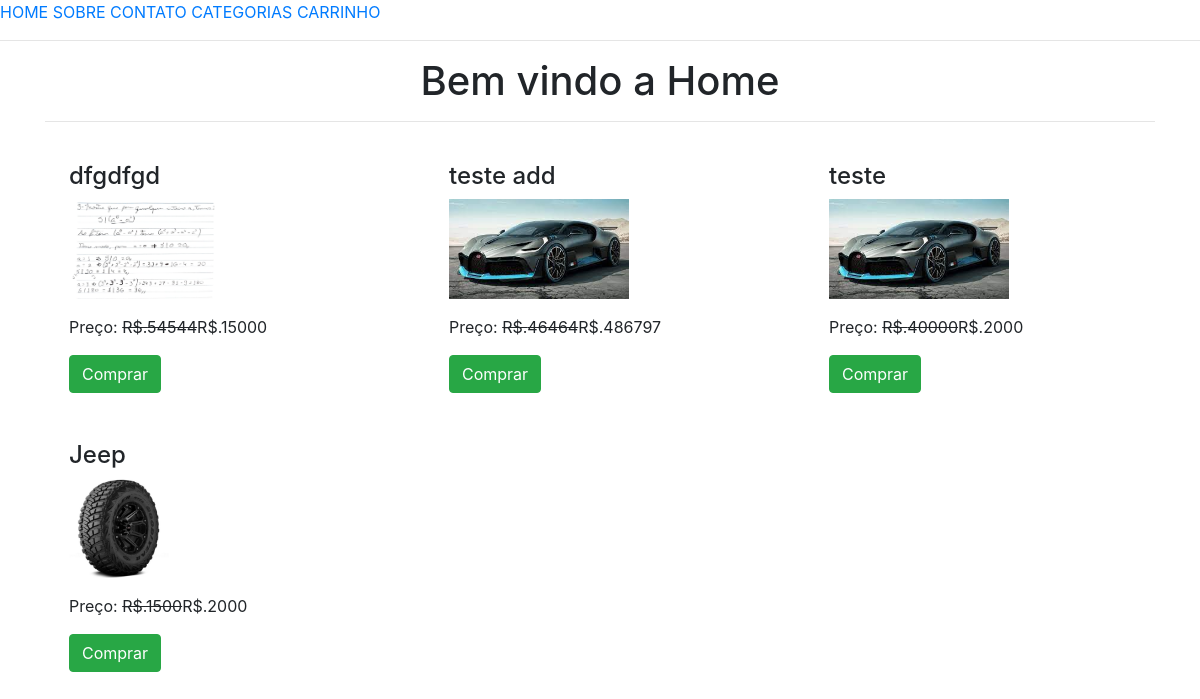
The app's page /, older data.
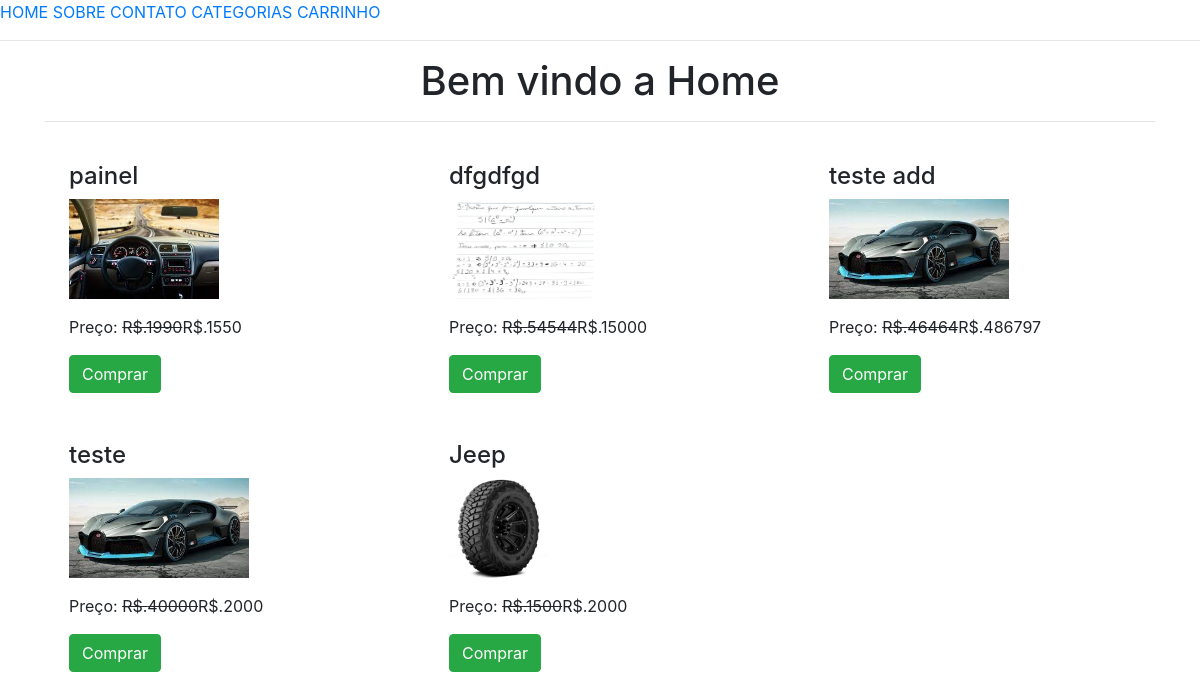
The same page, newer data.
### lojaapp/models.py (models this page shows, shortened)
class Produto(models.Model):
    titulo = models.CharField(max_length=200)
    slug = models.SlugField(unique=True)
    categoria = models.ForeignKey(Categoria, on_delete=models.CASCADE)
    image = models.ImageField(upload_to = "produtos")
    preco_mercado = models.PositiveIntegerField()
    venda = models.PositiveIntegerField()
    descricao = models.TextField()
    garantia = models.CharField(max_length=300,null=True, blank=True)
    return_devolucao = models.CharField(max_length=300, null=True,blank=True)
    visualizacao = models.PositiveIntegerField(default=0)

### lojaapp/views.py (the view)
# urls.py: path("", HomeView.as_view(), name="home"),
class HomeView(TemplateView):
    template_name = "home.html"
    def get_context_data(self, **kwargs):
        context = super().get_context_data(**kwargs)
        context['produto_list'] = Produto.objects.all().order_by("-id")
        return context

### templates/home.html (shortened to what this page needs)
{% extends 'base.html' %}
{% block content %}
<div class="container">
    <h1 class="text-center">Bem vindo a Home</h1>
    <hr>
    <div class="row mt-3">
        {% for p in produto_list  %}
            <div class="col-md-4">
               <div class=" m-4">
                <h4>{{p.titulo}}</h4>
                <img src="{{p.image.url}}" alt="" class="img-fluid" style="height: 100px; object-fit:cover;">
                <p class="mt-3">Preço: <strike>R$.{{p.preco_mercado}}</strike>R$.{{p.venda}}</p>
                <a href="{% url 'lojaapp:addcarro' p.id %}" class="btn btn-success">Comprar</a>
            </div>
            </div>
        {% endfor %}
    </div>
</div>
{% endblock %}

Row changes from the older to the newer data that the page shows:
added Produto: titulo "painel", image (picture), preco_mercado "1990", venda "1550"
